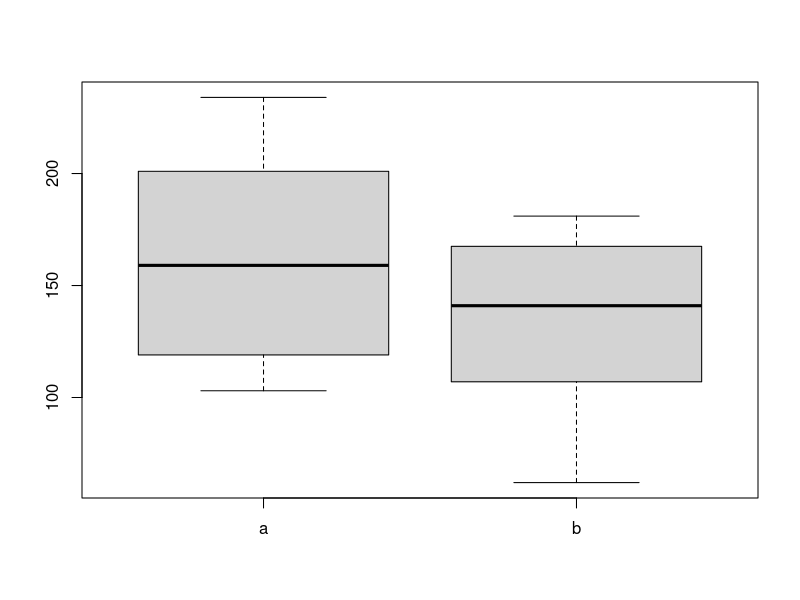

This chart was generated by the following R code:
a <- c(214, 159, 169, 202, 103, 119, 200, 109, 132, 142, 194, 104, 219, 119, 234)
b <- c(159, 135, 141, 101, 102, 168, 62, 167, 174, 159, 66, 118, 181, 171, 112)

diff <- c(a - b) #calculating the vector containing the differences
diff <- diff[ diff!=0 ] #delete all differences equal to zero
diff.rank <- rank(abs(diff)) #check the ranks of the differences, taken in absolute
diff.rank.sign <- diff.rank * sign(diff) #check the sign to the ranks, recalling the signs of the values of the differences
ranks.pos <- sum(diff.rank.sign[diff.rank.sign > 0]) #calculating the sum of ranks assigned to the differences as a positive, ie greater than zero
ranks.neg <- -sum(diff.rank.sign[diff.rank.sign < 0]) #calculating the sum of ranks assigned to the differences as a negative, ie less than zero
ranks.pos #it is the value V of the wilcoxon signed rank test
ranks.neg

boxplot(data.frame(a, b))
